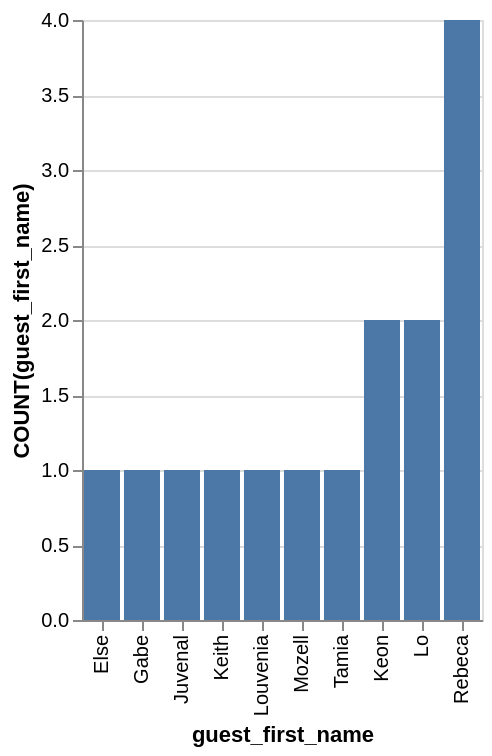

Write the Vega-Lite specification saved for this chart.
### Vega-Lite specification from a JSON file in a GitHub repository (floating-point values rounded to 4 significant figures)
{"data": {"values": [{"x_data": "Else", "y_data": 1}, {"x_data": "Gabe", "y_data": 1}, {"x_data": "Juvenal", "y_data": 1}, {"x_data": "Keith", "y_data": 1}, {"x_data": "Louvenia", "y_data": 1}, {"x_data": "Mozell", "y_data": 1}, {"x_data": "Tamia", "y_data": 1}, {"x_data": "Keon", "y_data": 2}, {"x_data": "Lo", "y_data": 2}, {"x_data": "Rebeca", "y_data": 4}]}, "mark": "bar", "encoding": {"x": {"field": "x_data", "type": "nominal", "title": "guest_first_name", "sort": {"op": "sum", "field": "y_data", "order": "ascending"}}, "y": {"field": "y_data", "type": "quantitative", "title": "COUNT(guest_first_name)"}}}
